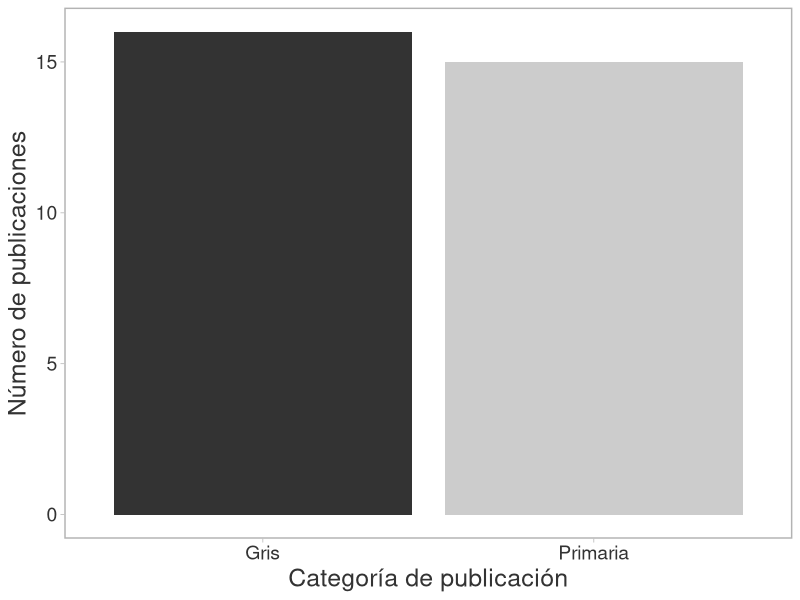

Write the R code that produced this figure. (Note: this script raises an error after producing the figure.)
## ---- chunk 1
#knitr::opts_chunk$set(echo = FALSE)
#code_folding: hide
## ---- chunk 2
rm(list = ls())

#load
#library(plyr)
#library(tidyr)
#library(reshape2)
library(dplyr)
library(ggplot2)
library(viridis)

#Custom theme for ggplot####
theme_gg <- function(base_size = 11, base_family = "") {
  theme_light() +
    theme(
      panel.grid.major = element_blank(),
      panel.grid.minor = element_blank(),
      strip.background = element_rect(fill = NA, colour = NA),
      strip.text.x = element_text(colour = "grey10"),
      axis.text = element_text(colour = "grey20",size=14),
      axis.title = element_text(colour = "grey20",size=18),
      legend.title = element_text(colour = "grey20", size = rel(1.2)),
      panel.border = element_rect(fill = NA, colour = "grey70", size = 1),
      legend.key.size = unit(0.8, "lines"),
      legend.text = element_text(size = rel(1), colour = "grey20"),
      legend.key = element_rect(colour = NA)
    )
}
## ---- chunk 3
#Read and manipulate data####
d <- read.table("data/Biblio.csv",sep=",", header=T)

#Plot of # of type of publication 
ggplot(d, aes(Type, fill = Type)) +
  geom_bar() +  
  scale_fill_grey() +
  xlab('Categoría de publicación') +
  ylab('Número de publicaciones') +
  theme_gg() +
  theme(legend.position = "none")
ggsave("figs/NumPubType.pdf", width = 5, height = 5, useDingbats=FALSE)

#Plot of # of type of publication (distinguishes thesis)
ggplot(d, aes(Type, fill = Subtype)) +
  geom_bar() +
  scale_fill_grey(name = "Sub-categoría") +
  xlab('Categoría de publicación') +
  ylab('Número de publicaciones') +
  theme_gg()
ggsave("figs/NumPubSubtype.pdf", width = 5, height = 5, useDingbats=FALSE)

#Plot of # of type of publication overtime
ggplot(d, aes(Year, fill = Type)) +
  geom_histogram(col="white")+
  xlab('Año de publicación') +
  ylab('Número de publicaciones') +
  scale_fill_grey(name = "Categoría") +
  theme_gg()
ggsave("figs/NumPubTime.pdf", width = 7, height = 5, useDingbats=FALSE)

